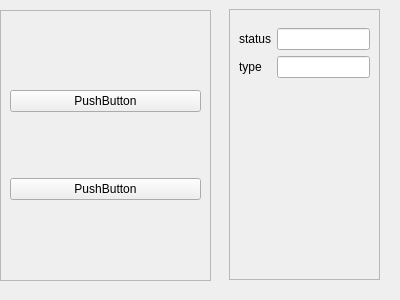
<?xml version="1.0" encoding="UTF-8"?>
<ui version="4.0">
 <class>Form</class>
 <widget class="QWidget" name="Form">
  <property name="geometry">
   <rect>
    <x>0</x>
    <y>0</y>
    <width>400</width>
    <height>300</height>
   </rect>
  </property>
  <property name="windowTitle">
   <string>Form</string>
  </property>
  <widget class="QFrame" name="frame">
   <property name="geometry">
    <rect>
     <x>0</x>
     <y>10</y>
     <width>211</width>
     <height>271</height>
    </rect>
   </property>
   <property name="frameShape">
    <enum>QFrame::StyledPanel</enum>
   </property>
   <property name="frameShadow">
    <enum>QFrame::Raised</enum>
   </property>
   <widget class="QWidget" name="verticalLayoutWidget">
    <property name="geometry">
     <rect>
      <x>10</x>
      <y>20</y>
      <width>191</width>
      <height>231</height>
     </rect>
    </property>
    <layout class="QVBoxLayout" name="verticalLayout">
     <item>
      <widget class="QPushButton" name="pushButton">
       <property name="text">
        <string>PushButton</string>
       </property>
      </widget>
     </item>
     <item>
      <widget class="QPushButton" name="pushButton_2">
       <property name="text">
        <string>PushButton</string>
       </property>
      </widget>
     </item>
    </layout>
   </widget>
  </widget>
  <widget class="QFrame" name="frame_2">
   <property name="geometry">
    <rect>
     <x>229</x>
     <y>9</y>
     <width>151</width>
     <height>271</height>
    </rect>
   </property>
   <property name="frameShape">
    <enum>QFrame::StyledPanel</enum>
   </property>
   <property name="frameShadow">
    <enum>QFrame::Raised</enum>
   </property>
   <widget class="QWidget" name="formLayoutWidget">
    <property name="geometry">
     <rect>
      <x>10</x>
      <y>19</y>
      <width>131</width>
      <height>231</height>
     </rect>
    </property>
    <layout class="QFormLayout" name="formLayout">
     <item row="0" column="0">
      <widget class="QLabel" name="statusLabel">
       <property name="text">
        <string>status</string>
       </property>
      </widget>
     </item>
     <item row="0" column="1">
      <widget class="QLineEdit" name="statusLineEdit"/>
     </item>
     <item row="1" column="0">
      <widget class="QLabel" name="typeLabel">
       <property name="text">
        <string>type</string>
       </property>
      </widget>
     </item>
     <item row="1" column="1">
      <widget class="QLineEdit" name="typeLineEdit"/>
     </item>
    </layout>
   </widget>
  </widget>
 </widget>
 <resources/>
 <connections/>
</ui>
